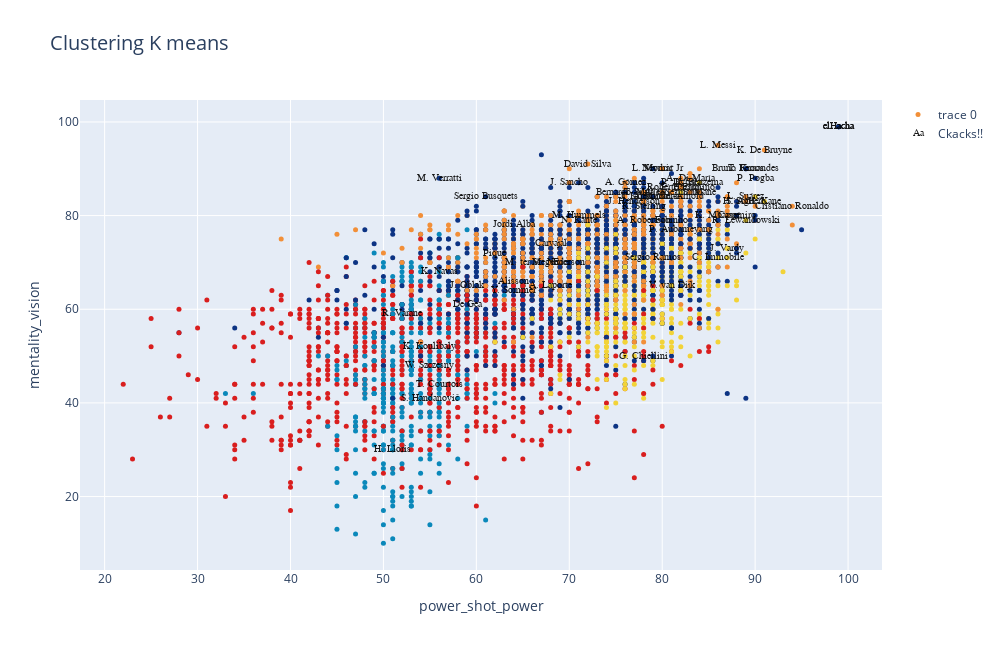

Notebook source saved alongside this figure:
### Code cell
#En Colab:
#fig.show(renderer="colab")
#En Jupyter:
iplot(fig)
#plot(fig)

### Figure 1 — Plotly figure (JSON) as saved in the notebook; plotly's stock layout.template omitted (floating-point values rounded to 4 significant figures; data arrays with more than 128 entries replaced by an {"elided": "..."} marker saying what was removed)
{"data": [{"marker": {"color": {"elided": "4515 int values"}, "colorscale": [[0, "rgb(12,51,131)"], [0.25, "rgb(10,136,186)"], [0.5, "rgb(242,211,56)"], [0.75, "rgb(242,143,56)"], [1, "rgb(217,30,30)"]], "showscale": false, "size": 5}, "mode": "markers", "text": {"elided": "4515 str values"}, "type": "scatter", "x": {"elided": "4515 int values"}, "y": {"elided": "4515 int values"}}, {"mode": "text", "name": "Ckacks!!", "opacity": 0.9, "text": ["L. Messi", "Cristiano Ronaldo", "J. Oblak", "R. Lewandowski", "Neymar Jr", "K. De Bruyne", "K. Mbappé", "M. ter Stegen", "V. van Dijk", "Alisson", "S. Mané", "M. Salah", "T. Courtois", "S. Agüero", "Sergio Ramos", "K. Benzema", "M. Neuer", "Casemiro", "Ederson", "R. Sterling", "J. Kimmich", "H. Kane", "P. Dybala", "S. Handanovič", "T. Kroos", "E. Hazard", "K. Koulibaly", "N. Kanté", "J. Sancho", "T. Alexander-Arnold", "Bruno Fernandes", "A. Laporte", "Fabinho", "A. Robertson", "Bernardo Silva", "G. Chiellini", "H. Lloris", "L. Suárez", "L. Modrić", "A. Di María", "W. Szczęsny", "P. Aubameyang", "Sergio Busquets", "C. Immobile", "K. Navas", "A. Griezmann", "H. Son", "Roberto Firmino", "R. Varane", "P. Pogba", "M. Verratti", "A. Gómez", "Piqué", "David Silva", "Y. Sommer", "M. Hummels", "J. Henderson", "Jordi Alba", "T. Müller", "De Gea", "Carvajal", "J. Vardy", "elHacha", "elHacha", "elHacha"], "textfont": {"color": "black", "family": "sans serif", "size": 10}, "type": "scatter", "x": [86, 94, 59, 89, 80, 91, 86, 66, 81, 64, 84, 80, 56, 89, 79, 84, 68, 88, 70, 78, 78, 91, 82, 55, 89, 82, 55, 71, 70, 80, 89, 68, 81, 78, 76, 78, 51, 89, 79, 83, 55, 82, 61, 86, 56, 81, 88, 82, 52, 90, 56, 76, 62, 72, 64, 71, 77, 64, 78, 59, 68, 87, 99, 99, 99], "y": [95, 82, 65, 79, 90, 94, 80, 70, 65, 66, 85, 84, 44, 83, 71, 87, 70, 80, 70, 82, 84, 83, 87, 41, 90, 86, 52, 79, 87, 84, 90, 65, 79, 79, 85, 50, 30, 84, 90, 88, 48, 77, 84, 71, 68, 85, 83, 86, 59, 88, 88, 87, 72, 91, 64, 80, 83, 78, 85, 61, 74, 73, 99, 99, 99]}], "layout": {"autosize": false, "height": 650, "title": {"font": {"size": 20}, "text": "Clustering K means "}, "width": 1000, "xaxis": {"autorange": true, "range": [17.35, 103.7], "title": {"text": "power_shot_power"}, "type": "linear"}, "yaxis": {"autorange": true, "range": [4.314, 104.7], "title": {"text": "mentality_vision"}, "type": "linear"}}}
